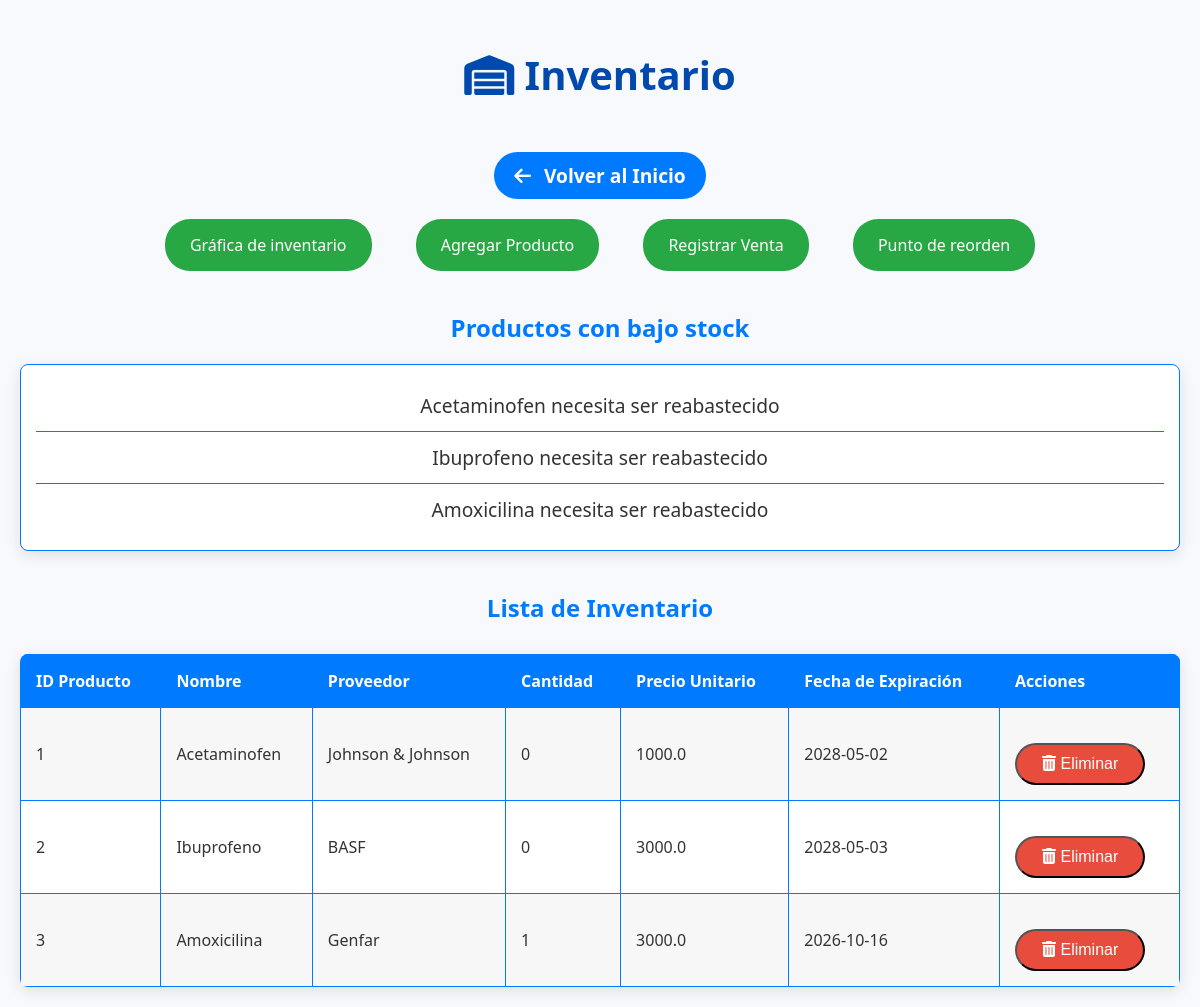
Page /inventario on the committed database.
### tables this page shows
CREATE TABLE inventario (
    id_producto INTEGER PRIMARY KEY AUTOINCREMENT,
    nombre_producto TEXT NOT NULL,
    proveedor TEXT,
    cantidad INTEGER,
    precio_unitario REAL,
    fecha_expiracion DATE,
    demanda_estimada_diaria REAL,  -- Columna de demanda estimada
    tiempo_entrega INTEGER,         -- Nueva columna para el tiempo de entrega en días
    umbral_seguridad INTEGER        -- Nueva columna para el nivel de seguridad
);

### app.py (the view)
@app.route('/inventario')
def mostrar_inventario():
    conn = sqlite3.connect('cadena_suministro.db')
    cursor = conn.cursor()
    cursor.execute("SELECT * FROM inventario")
    inventario = cursor.fetchall()
    cursor.execute('SELECT nombre_producto FROM inventario WHERE cantidad < umbral_seguridad')
    productos_bajos = cursor.fetchall()
    conn.close()
    return render_template('inventario.html', inventario=inventario, productos_bajos=productos_bajos)

### Templates/inventario.html (shortened to what this page needs)
<!DOCTYPE html>
<html lang="es">
<head>
    <link rel="stylesheet" href="https://cdnjs.cloudflare.com/ajax/libs/font-awesome/6.0.0-beta3/css/all.min.css">
</head>
<body>
    <div class="container">
        <h1><i class="fas fa-warehouse"></i> Inventario</h1>
        <a href="/" class="volver"><i class="fas fa-arrow-left"></i> Volver al Inicio</a>
        <div class="actions">
            <a href="/indicadores">Gráfica de inventario</a>
            <a href="/agregar_producto">Agregar Producto</a>
            <a href="/registrar_venta">Registrar Venta</a>
            <a href="/mrp">Punto de reorden</a>
        </div>
        <h2>Productos con bajo stock</h2>
        {% if productos_bajos %}
            <ul>
                {% for producto in productos_bajos %}
                    <li>{{ producto[0] }} necesita ser reabastecido</li>
                {% endfor %}
            </ul>
        {% else %}
            <p>Todos los productos están por encima del nivel de seguridad.</p>
        {% endif %}
        <h2>Lista de Inventario</h2>
        <table>
            <tr>
                <th>ID Producto</th>
                <th>Nombre</th>
                <th>Proveedor</th>
                <th>Cantidad</th>
                <th>Precio Unitario</th>
                <th>Fecha de Expiración</th>
                <th>Acciones</th>
            </tr>
            {% for producto in inventario %}
            <tr>
                <td>{{ producto[0] }}</td>
                <td>{{ producto[1] }}</td>
                <td>{{ producto[2] }}</td>
                <td>{{ producto[3] }}</td>
                <td>{{ producto[4] }}</td>
                <td>{{ producto[5] }}</td>
                <td>
                    <form action="{{ url_for('eliminar_producto') }}" method="POST" style="display:inline;">
                        <button type="submit" class="delete-button"><i class="fas fa-trash-alt"></i> Eliminar</button>
                    </form>
                </td>
            </tr>
            {% endfor %}
        </table>
    </div>
</body>
</html>

### Templates/inventario.html (style rules this page uses)
body { font-family: 'Segoe UI', Tahoma, Geneva, Verdana, sans-serif; background-color: #f7f9fc; color: #333; margin: 0; padding: 20px; text-align: center; }
h1 { font-size: 2.5em; color: #004aad; margin-bottom: 30px; font-weight: 600; }
h2 { color: #007bff; margin-top: 40px; margin-bottom: 20px; font-size: 1.5em; }
ul { list-style-type: none; padding: 0; margin: 20px 0; background-color: #ffffff; border: 1px solid #007bff; border-radius: 8px; padding: 15px; box-shadow: 0 4px 15px rgba(0, 0, 0, 0.1); }
ul li { padding: 12px; border-bottom: 1px solid #007bff; font-size: 1.2em; }
ul li:last-child { border-bottom: none; }
table { width: 100%; margin-top: 30px; border-collapse: collapse; box-shadow: 0 4px 15px rgba(0, 0, 0, 0.1); background-color: #ffffff; border-radius: 8px; overflow: hidden; }
th, td { padding: 15px; text-align: left; border: 1px solid #007bff; font-size: 1em; }
th { background-color: #007bff; color: white; }
tr:nth-child(even) { background-color: #f7f7f7; }
a, button { display: inline-block; margin-top: 20px; padding: 12px 30px; background-color: #004aad; color: white; text-decoration: none; border-radius: 25px; transition: background-color 0.3s, transform 0.3s, box-shadow 0.3s; font-size: 1em; cursor: pointer; }
.delete-button { padding: 10px 25px; background-color: #e74c3c; font-size: 1em; border-radius: 25px; }
.actions { margin-bottom: 40px; }
.actions a { margin: 0 20px; padding: 15px 25px; background-color: #28a745; border-radius: 25px; transition: background-color 0.3s, transform 0.3s; }
.container { max-width: 1200px; margin: 0 auto; }
.volver { padding: 10px 20px; background-color: #007bff; color: white; font-size: 1.2em; font-weight: 600; border-radius: 25px; transition: background-color 0.3s, transform 0.3s, box-shadow 0.3s; margin-bottom: 20px; }
.volver i { margin-right: 8px; }

### rows in the picture
inventario: nombre_producto "Acetaminofen", id_producto "1", proveedor "Johnson & Johnson", cantidad "0", precio_unitario "1000.0", fecha_expiracion "2028-05-02"
inventario: nombre_producto "Ibuprofeno", id_producto "2", proveedor "BASF", cantidad "0", precio_unitario "3000.0", fecha_expiracion "2028-05-03"
inventario: nombre_producto "Amoxicilina", id_producto "3", proveedor "Genfar", cantidad "1", precio_unitario "3000.0", fecha_expiracion "2026-10-16"
